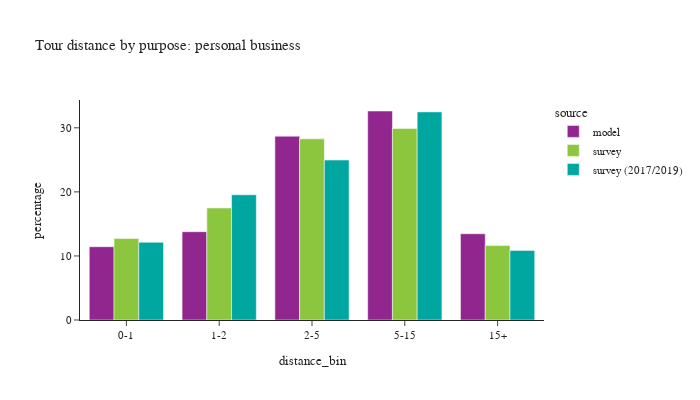

Notebook code cell kept with this figure:
### Code cell
plot_bins(tour, tour['pdpurp'] == 4, 'personal business')

### Figure 1 — Plotly figure (JSON) as saved in the notebook; plotly's stock layout.template omitted (floating-point values rounded to 4 significant figures)
{"data": [{"alignmentgroup": "True", "customdata": [[8913], [10740], [22359], [25425], [10493]], "hovertemplate": "source=model<br>distance_bin=%{x}<br>percentage=%{y}<br>sample count=%{customdata[0]}<extra></extra>", "legendgroup": "model", "marker": {"color": "#91268F", "pattern": {"shape": ""}}, "name": "model", "offsetgroup": "model", "orientation": "v", "showlegend": true, "textposition": "auto", "type": "bar", "x": ["0-1", "1-2", "2-5", "5-15", "15+"], "xaxis": "x", "y": [11.44, 13.78, 28.69, 32.63, 13.46], "yaxis": "y"}, {"alignmentgroup": "True", "customdata": [[146], [137], [219], [196], [55]], "hovertemplate": "source=survey<br>distance_bin=%{x}<br>percentage=%{y}<br>sample count=%{customdata[0]}<extra></extra>", "legendgroup": "survey", "marker": {"color": "#8CC63E", "pattern": {"shape": ""}}, "name": "survey", "offsetgroup": "survey", "orientation": "v", "showlegend": true, "textposition": "auto", "type": "bar", "x": ["0-1", "1-2", "2-5", "5-15", "15+"], "xaxis": "x", "y": [12.71, 17.49, 28.28, 29.9, 11.62], "yaxis": "y"}, {"alignmentgroup": "True", "customdata": [[365], [307], [410], [421], [131]], "hovertemplate": "source=survey (2017/2019)<br>distance_bin=%{x}<br>percentage=%{y}<br>sample count=%{customdata[0]}<extra></extra>", "legendgroup": "survey (2017/2019)", "marker": {"color": "#00A7A0", "pattern": {"shape": ""}}, "name": "survey (2017/2019)", "offsetgroup": "survey (2017/2019)", "orientation": "v", "showlegend": true, "textposition": "auto", "type": "bar", "x": ["0-1", "1-2", "2-5", "5-15", "15+"], "xaxis": "x", "y": [12.13, 19.55, 24.97, 32.49, 10.87], "yaxis": "y"}], "layout": {"barmode": "group", "font": {"size": 11}, "height": 400, "legend": {"title": {"text": "source"}, "tracegroupgap": 0}, "title": {"text": "Tour distance by purpose: personal business"}, "width": 700, "xaxis": {"anchor": "y", "domain": [0.0, 1.0], "title": {"text": "distance_bin"}}, "yaxis": {"anchor": "x", "domain": [0.0, 1.0], "title": {"text": "percentage"}}}}
